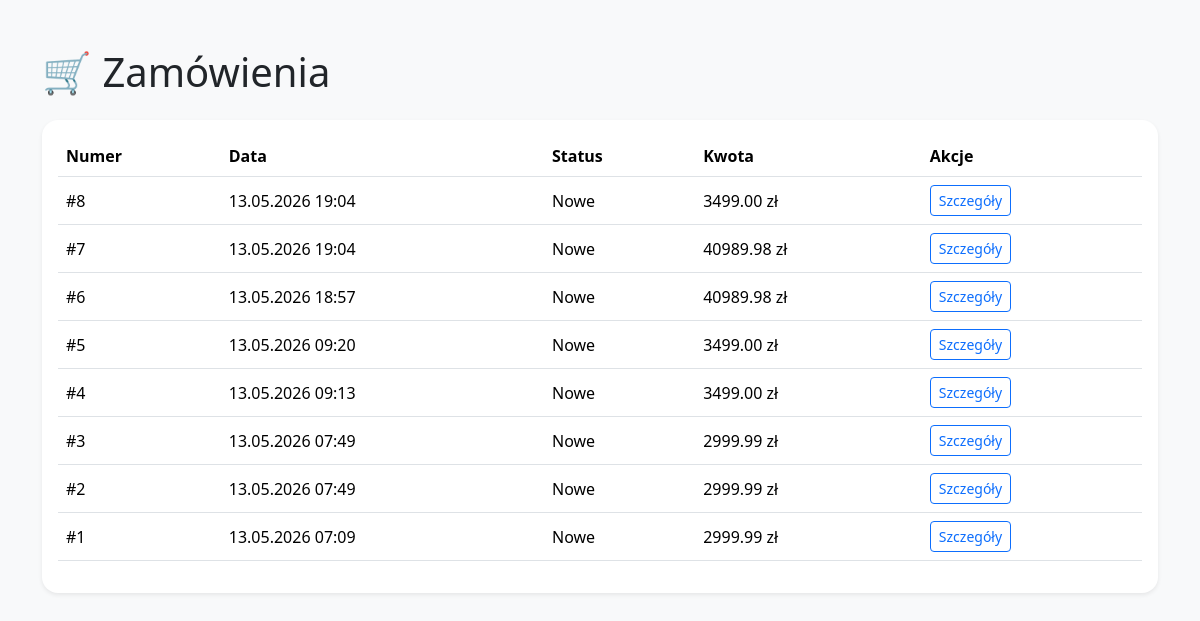
The app's page /company-orders/ (signed in) with its own data.
### orders/models.py (models this page shows, shortened)
class Order(models.Model):
    STATUS_CHOICES = [
        ('new', 'Nowe'),
        ('processing', 'W realizacji'),
        ('shipped', 'Wysłane'),
        ('completed', 'Zakończone'),
        ('cancelled', 'Anulowane'),
    ]
    customer = models.ForeignKey(
        settings.AUTH_USER_MODEL,
        on_delete=models.CASCADE,
        related_name='orders'
    )
    created_at = models.DateTimeField(auto_now_add=True)
    status = models.CharField(
        max_length=20,
        choices=STATUS_CHOICES,
        default='new'
    )
    total = models.DecimalField(
        max_digits=10,
        decimal_places=2,
        default=0
    )

### orders/views.py (the view)
# urls.py: path('company-orders/', company_orders, name='company_orders'),
@login_required
def company_orders(request):
    if request.user.role not in ['company', 'sales']:
        return redirect('/dashboard/')
    if request.user.role == 'company':
        company = request.user.owned_company
    else:
        company = request.user.company
    orders = Order.objects.filter(
        items__product__company=company
    ).distinct().order_by('-created_at')
    return render(request, 'orders/company_orders.html', {
        'orders': orders
    })

### orders/templates/orders/company_orders.html (shortened to what this page needs)
<!DOCTYPE html>
<html lang="pl">
<head>
    <link href="https://cdn.jsdelivr.net/npm/bootstrap@5.3.3/dist/css/bootstrap.min.css" rel="stylesheet">
</head>
<body class="bg-light">
<div class="container mt-5">
    <h1 class="mb-4">🛒 Zamówienia</h1>
    {% if orders %}
        <div class="card shadow-sm border-0 rounded-4">
            <div class="card-body">
                <table class="table align-middle">
                    <thead>
                        <tr>
                            <th>Numer</th>
                            <th>Data</th>
                            <th>Status</th>
                            <th>Kwota</th>
                            <th>Akcje</th>
                        </tr>
                    </thead>
                    <tbody>
                        {% for order in orders %}
                        <tr>
                            <td>#{{ order.id }}</td>
                            <td>{{ order.created_at|date:"d.m.Y H:i" }}</td>
                            <td>{{ order.get_status_display }}</td>
                            <td>{{ order.total }} zł</td>
                            <td>
                                <a href="/company-orders/{{ order.id }}/"
                                   class="btn btn-sm btn-outline-primary">
                                    Szczegóły
                                </a>
                            </td>
                        </tr>
                        {% endfor %}
                    </tbody>
                </table>
            </div>
        </div>
    {% else %}
        <div class="alert alert-info">
            Brak zamówień.
        </div>
    {% endif %}
</div>
</body>
</html>

### records on screen
Order: id "8", created_at "13.05.2026 19:04", status "Nowe", total "3499.00"
Order: id "7", created_at "13.05.2026 19:04", status "Nowe", total "40989.98"
Order: id "6", created_at "13.05.2026 18:57", status "Nowe", total "40989.98"
Order: id "5", created_at "13.05.2026 09:20", status "Nowe", total "3499.00"
Order: id "4", created_at "13.05.2026 09:13", status "Nowe", total "3499.00"
Order: id "3", created_at "13.05.2026 07:49", status "Nowe", total "2999.99"
Order: id "2", created_at "13.05.2026 07:49", status "Nowe", total "2999.99"
Order: id "1", created_at "13.05.2026 07:09", status "Nowe", total "2999.99"
